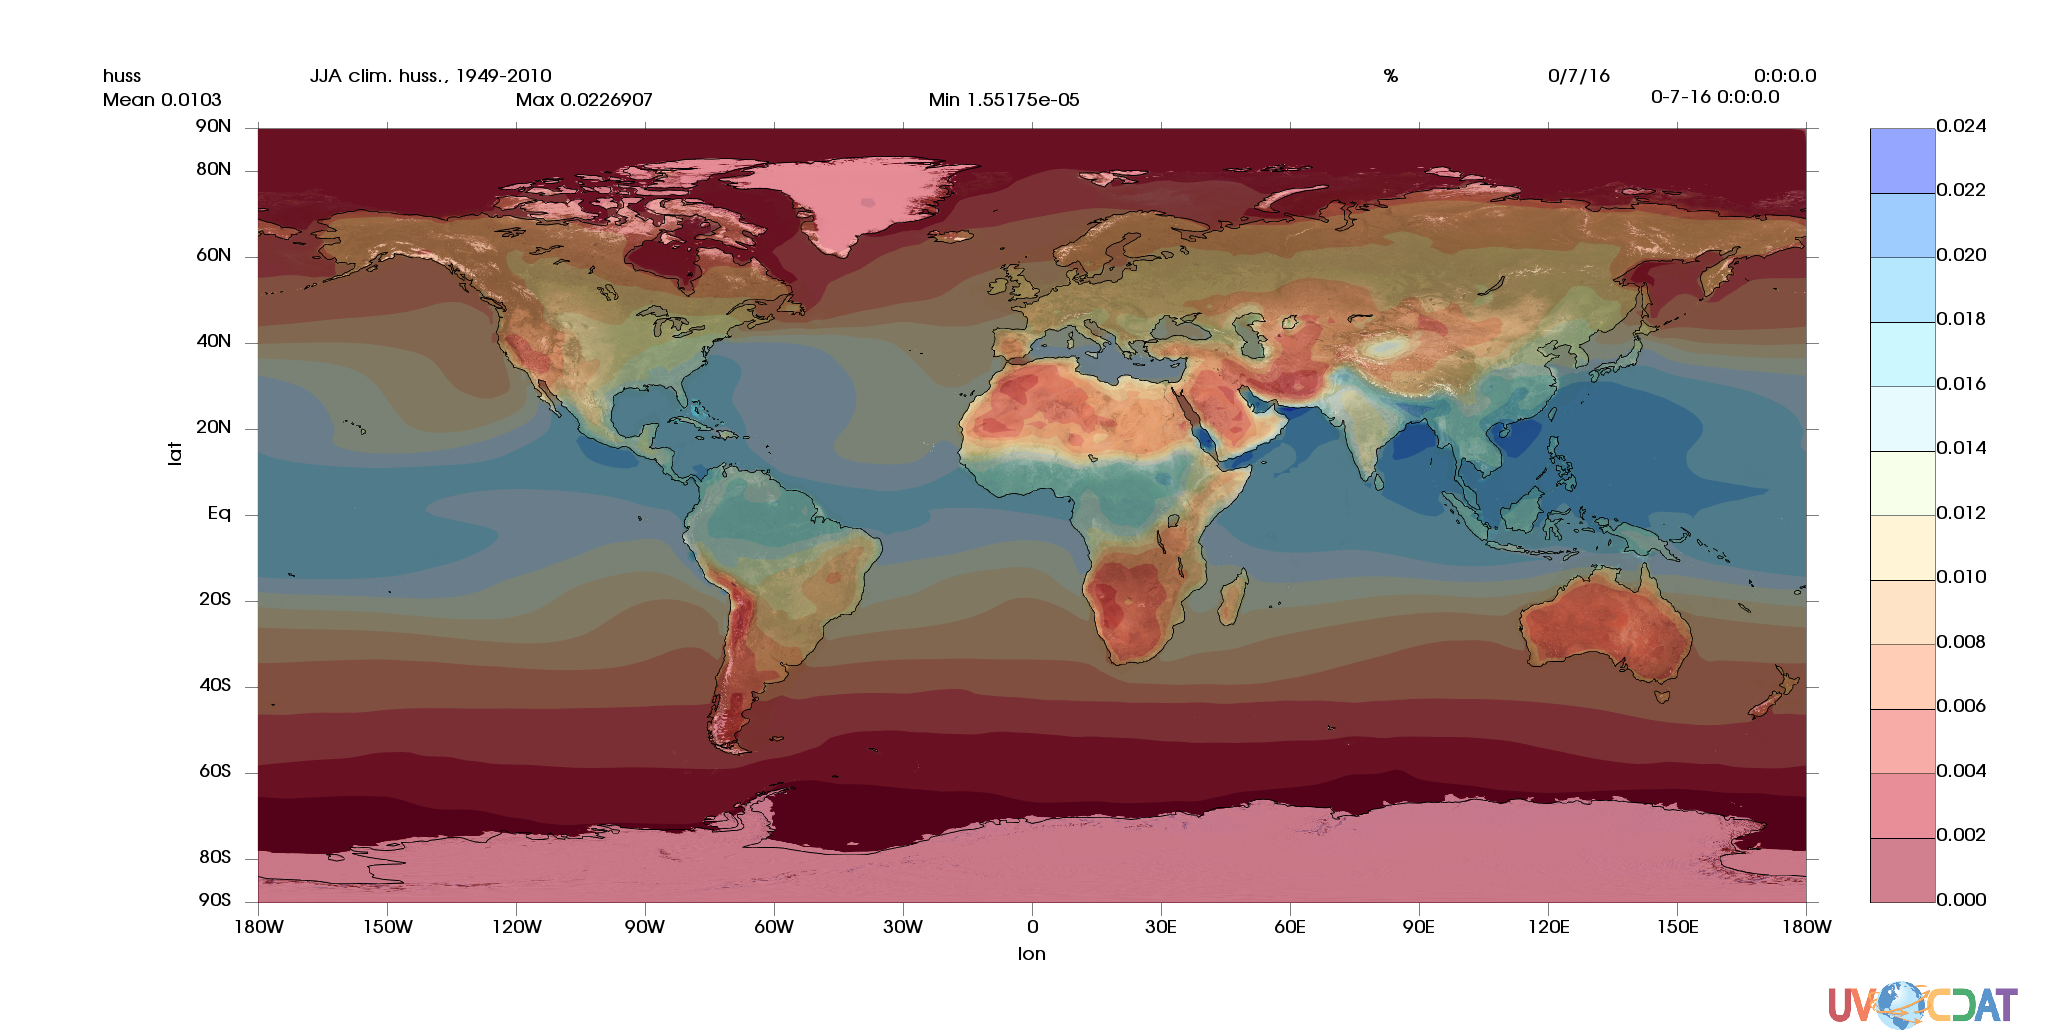

Generate this figure with Python:
import vcs
import cdms2 as cdms
import cdtime, cdutil

def overlay_png(canvas, png_path, data, data2=None, gm=None, scale=.75, template=None, continents=1):
	canvas.open()
	canvas.put_png_on_canvas(png_path, zoom=scale)
	canvas.clear()
	canvas.put_png_on_canvas(png_path, zoom=scale)

	is_portrait = canvas.size < 1

	if template:
		t = vcs.createtemplate(template)
	else:
		t = vcs.createtemplate()

	padding = (1 - scale) / 2.

	# Plot & outline
	t.data.priority = 10
	t.data.x1 = padding
	t.data.x2 = 1 - padding
	t.data.y1 = padding
	t.data.y2 = 1 - padding
	t.box1.x1 = padding
	t.box1.x2 = 1 - padding
	t.box1.y1 = padding
	t.box1.y2 = 1 - padding

	# Ticks
	ticlen = abs(t.xtic1.y2 - t.xtic1.y1)
	t.xtic1.y1 = padding
	t.xtic1.y2 = padding - ticlen
	t.ytic1.x1 = padding
	t.ytic1.x2 = padding - ticlen / 2.
	t.xtic2.y1 = 1 - padding
	t.xtic2.y2 = 1 - (padding - ticlen / 2.)
	t.ytic2.x1 = 1 - padding
	t.ytic2.x2 = 1 - (padding - ticlen / 2.)

	# Tick Labels
	t.xlabel1.y = t.xtic1.y2 - ticlen
	t.xlabel2.y = t.xtic2.y2 + ticlen
	t.ylabel1.x = t.ytic1.x2 - ticlen / 2.
	t.ylabel2.x = t.ytic2.x2 + ticlen / 2.

	# Axis labels
	t.xname.y = t.xlabel1.y - ticlen * 2
	t.yname.x = t.ylabel1.x - ticlen * 2

	# Legend
	if is_portrait:
		t.legend.x1 = t.data.x1
		t.legend.x2 = t.data.x2
		t.legend.y1 = t.data.y1 / 4.
		t.legend.y2 = t.legend.y1 + padding / 3.
	else:
		t.legend.x1 = t.data.x2 + padding / 4.
		t.legend.x2 = t.legend.x1 + padding / 4.
		t.legend.y1 = t.data.y1
		t.legend.y2 = t.data.y2

	plot_args = [data, data2, t, gm]
	kwargs = {"continents": continents}
	return canvas.plot(*[p for p in plot_args if p is not None], **kwargs)


if __name__ == "__main__":
	# The blue marble file I found has an aspect ratio of 2x1, so we'll use that aspect for the canvas
	canvas = vcs.init(size=2)

	cmap = vcs.createcolormap("my_colormap", "rainbow_no_grn") #you can specify which colormap you want to copy from in the second argument
	for i in range(16, 240):
		r, g, b, _ = cmap.getcolorcell(i)
		cmap.setcolorcell(i, r, g, b, 50) # You can pick an alpha value that looks nice; 0-100
	canvas.setcolormap(cmap)

	# Open file
	odir = '/cmip5_css02/data/cmip5/output1/NIMR-KMA/HadGEM2-AO/historical/mon/atmos/Amon/r1i1p1/huss/1/' # Put your local directory here
	nc = 'huss_Amon_HadGEM2-AO_historical_r1i1p1_186001-200512.nc'
	f = cdms.open(odir+nc)

	# Load variable
	d = f('huss',longitude=(-180,180)) # Set longitude range to Blue Marble image
	d.units='%'

	# Climatology calculation
	start_year = 1949
	end_year = 2010
	start_time = cdtime.comptime(start_year)
	end_time =cdtime.comptime(end_year)
	d_jja = cdutil.JJA.climatology(d(time=(start_time,end_time)))
	d_jja.units = '%'
	d_jja.long_name = 'JJA clim. huss., '+str(start_year)+'-'+str(end_year)
	d_jja.id = 'huss'
	d_jja.model = 'HadGEM2-AO'

	# Set isofill level
	isofill = vcs.createisofill()

        # Option for getting background image
        Blue_marble_download = True
        #Blue_marble_download = False

        if Blue_marble_download:
		# Download background image for map; http://visibleearth.nasa.gov/
        	bg_image_link = 'http://eoimages.gsfc.nasa.gov/images/imagerecords/74000/74393/world.topo.200407.3x5400x2700.png'
        	#bg_image_link = 'http://eoimages.gsfc.nasa.gov/images/imagerecords/79000/79765/dnb_land_ocean_ice.2012.3600x1800.jpg'
  		import urllib
		bg_image = 'bg_image_blue_marble.png'
        	bg_image_frame = open(bg_image,'wb')
        	bg_image_frame.write(urllib.urlopen(bg_image_link).read())
        	bg_image_frame.close() 
        
        else:
		# Substitute your path to blue_marble.png
        	bg_image = './world.topo.200407.3x5400x2700.png'

	overlay_png(canvas, bg_image, d_jja, gm=isofill)
	canvas.png("BlueMarble_huss_jja_clim")
